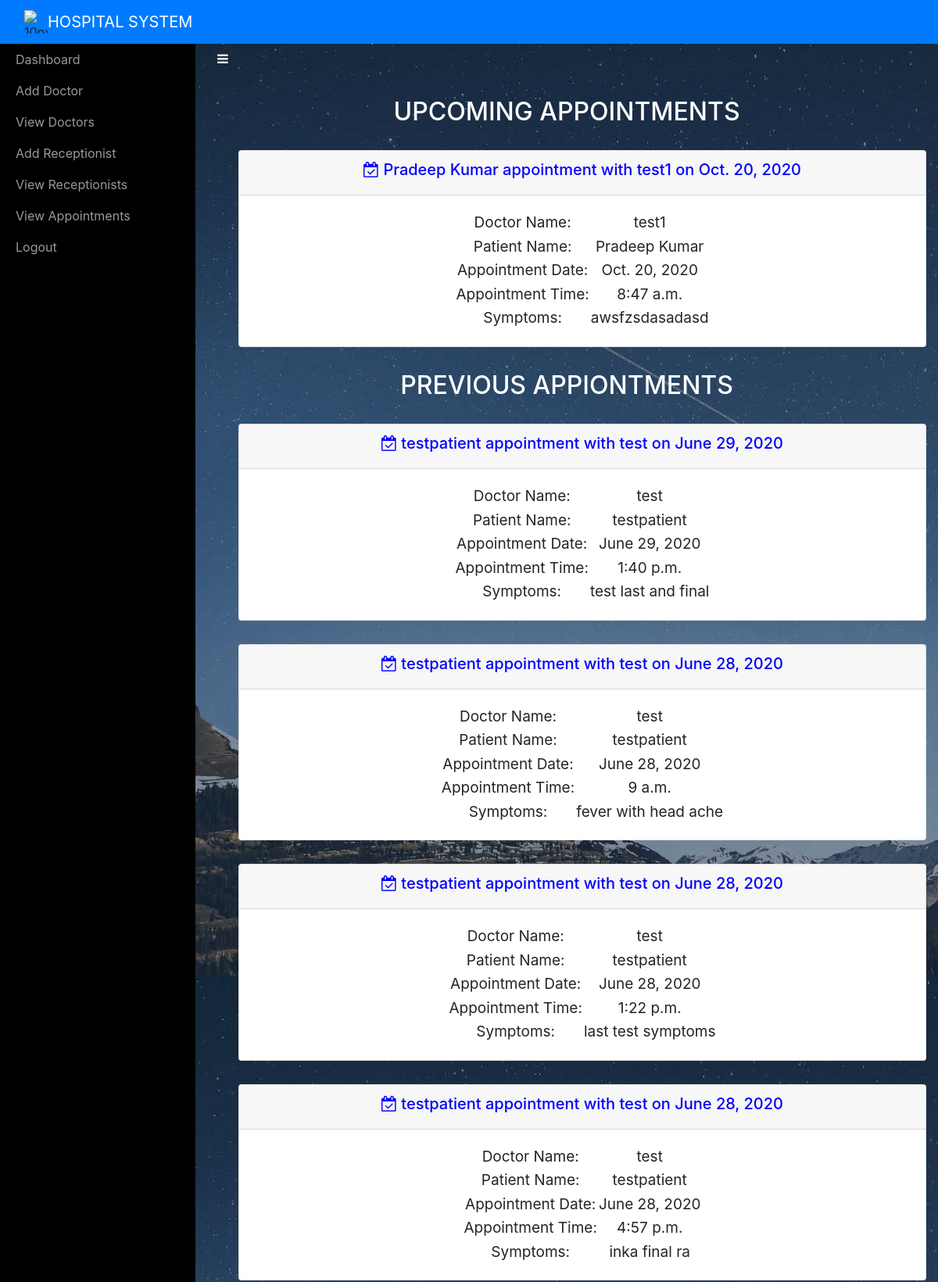
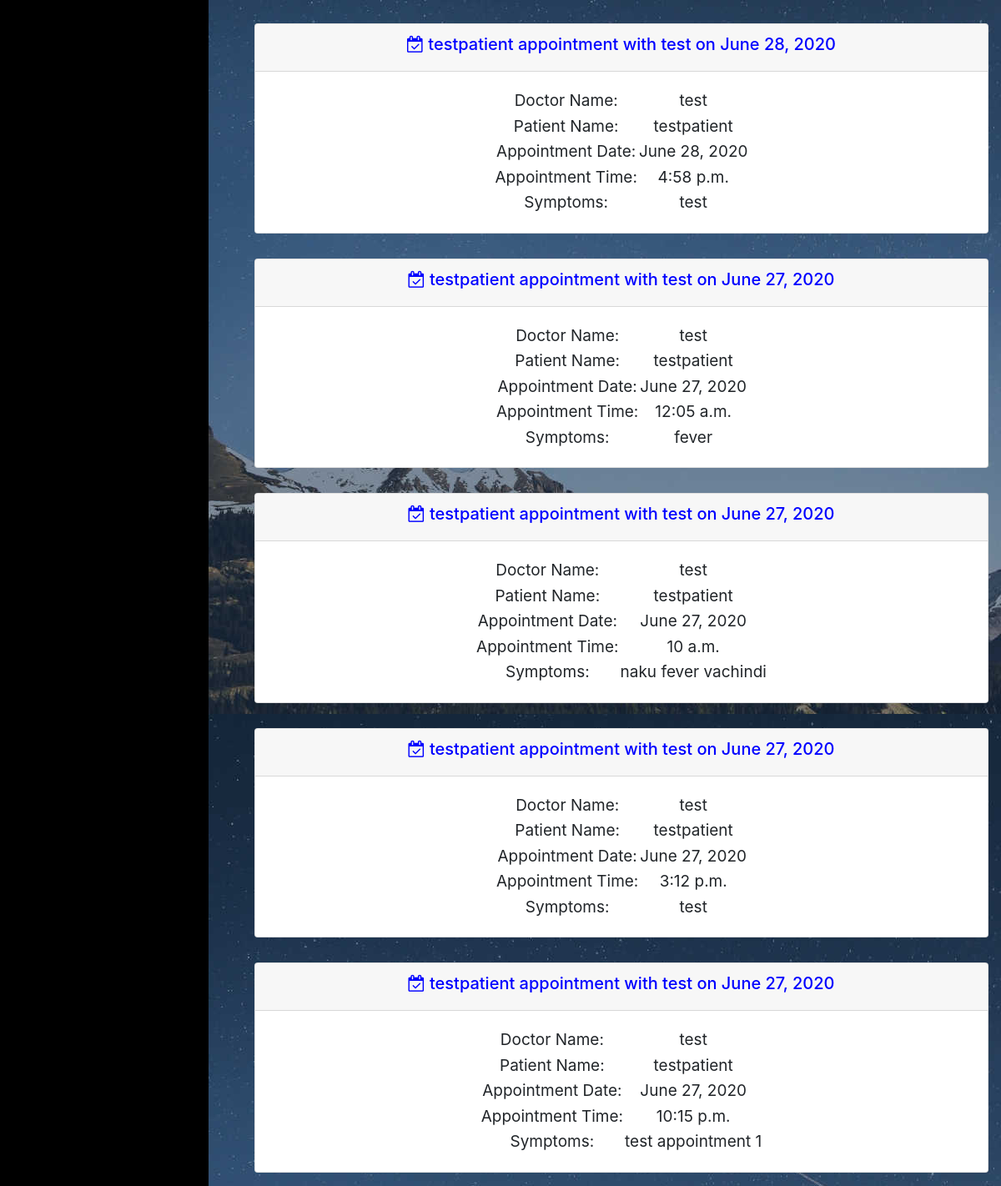
/adminviewAppointment/ (signed in), run on the app's committed database (2 pictures, top to bottom).
### sitehandler/models.py (models this page shows, shortened)
class Appointment(models.Model):
	doctorname = models.CharField(max_length=50)
	doctoremail = models.EmailField(max_length=50)
	patientname = models.CharField(max_length=50)
	patientemail = models.EmailField(max_length=50)
	appointmentdate = models.DateField(max_length=10)
	appointmenttime = models.TimeField(max_length=10)
	symptoms = models.CharField(max_length=100)
	status = models.BooleanField()
	prescription = models.CharField(max_length=200)

### sitehandler/views.py (the view)
# urls.py: path('adminviewAppointment/',adminviewAppointment,name='adminviewAppointment'),
def adminviewAppointment(request):
	if not request.user.is_staff:
		return redirect('login_admin')
	upcomming_appointments = Appointment.objects.filter(appointmentdate__gte=timezone.now(),status=True).order_by('appointmentdate')
	previous_appointments = Appointment.objects.filter(appointmentdate__lt=timezone.now()).order_by('-appointmentdate') | Appointment.objects.filter(status=False).order_by('-appointmentdate')
	d = { "upcomming_appointments" : upcomming_appointments, "previous_appointments" : previous_appointments }
	return render(request,'adminviewappointments.html',d)

### sitehandler/templates/adminviewappointments.html (shortened to what this page needs)
<!DOCTYPE html>
<html>
<head>
    {% include 'include.html' %}
    {% load static %}
</head>
<body style="background-image: url(&quot;{% static 'img/star-sky.jpg' %}&quot;);">
    {% include 'adminnav.html' %}
    <div id="wrapper">
        {% include 'admin_include.html' %}
        <div class="page-content-wrapper">
            <div class="container-fluid"><a class="btn btn-link" role="button" id="menu-toggle" href="#menu-toggle" style="color: white;"><i class="fa fa-bars"></i></a>
                <h2 class="text-center" style="color: white;">UPCOMING APPOINTMENTS</h2>
                <div class="text-center" role="tablist" id="accordion-1">
                    {% for i in upcomming_appointments %}
                    <ul class = "collapsible popout text-center" data-collapsible = "accordion">
                        <li class="card">
                            <div class = "card-header collapsible-header">
                                <h5 style="color:blue;"><a><i class="fa fa-calendar-check-o"></i>  {{ i.patientname }} appointment with {{ i.doctorname }} on {{i.appointmentdate}}</a></h5>
                            </div>
                            <div class = "card-body collapsible-body">
                                <table align="center" class="card-text" style="font-size: 19px;">
                                    <tr>
                                        <td>Doctor Name:</td>
                                        <td>{{i.doctorname}}</td>
                                    </tr>
                                    <tr>
                                        <td>Patient Name:</td>
                                        <td>{{i.patientname}}</td>
                                    </tr>
                                    <tr>
                                        <td>Appointment Date:</td>
                                        <td>{{i.appointmentdate}}</td>
                                    </tr>
                                    <tr>
                                        <td>Appointment Time:</td>
                                        <td>{{i.appointmenttime}}</td>
                                    </tr>
                                    <tr>
                                        <td>Symptoms:</td>
                                        <td>{{i.symptoms}}</td>
                                    </tr>
                                </table>
                            </div>
                        </li>
                    </ul>
                    {% endfor %}
                </div>
                <h2 class="text-center" style="color: white;">PREVIOUS APPIONTMENTS</h2>
                <div class="text-center" role="tablist" id="accordion-2">
                    {% for j in previous_appointments %}
                    <ul class = "collapsible popout text-center" data-collapsible = "accordion">
                        <li class="card">
                            <div class = "card-header collapsible-header">
                                <h5 style="color:blue;"><a><i class="fa fa-calendar-check-o"></i>  {{ j.patientname }} appointment with {{ j.doctorname }} on {{j.appointmentdate}}</a></h5>
                            </div>
                            <div class = "card-body collapsible-body">
                                <table align="center" class="card-text" style="font-size: 19px;">
                                    <tr>
                                        <td>Doctor Name:</td>
                                        <td>{{j.doctorname}}</td>
                                    </tr>
                                    <tr>
                                        <td>Patient Name:</td>
                                        <td>{{j.patientname}}</td>
                                    </tr>
                                    <tr>
                                        <td>Appointment Date:</td>
                                        <td>{{j.appointmentdate}}</td>
                                    </tr>
                                    <tr>
                                        <td>Appointment Time:</td>
                                        <td>{{j.appointmenttime}}</td>
                                    </tr>
                                    <tr>
                                        <td>Symptoms:</td>
                                        <td>{{j.symptoms}}</td>
                                    </tr>
                                </table>
                            </div>
                        </li>
                    </ul>
                    {% endfor %}
                </div>
            </div>
        </div>
    </div>
</body>
</html>

### sitehandler/templates/include.html (shortened to what this page needs)
{% load static %}
<link rel="stylesheet" href="{% static 'bootstrap/css/bootstrap.min.css' %}">
<link rel="stylesheet" href="{% static 'fonts/font-awesome.min.css' %}">
<link rel="stylesheet" href="{% static 'fonts/ionicons.min.css' %}">
<link rel="stylesheet" href="{% static 'css/back-to-top-scroll-1.css' %}">
<link rel="stylesheet" href="{% static 'css/back-to-top-scroll.cs' %}s">
<link rel="stylesheet" href="{% static 'css/Bold-BS4-Animated-Back-To-Top.css' %}">
<link rel="stylesheet" href="{% static 'css/cards.css' %}">
<link rel="stylesheet" href="https://cdnjs.cloudflare.com/ajax/libs/animate.css/3.5.2/animate.min.css">
<link rel="stylesheet" href="{% static 'css/Login-Form-Dark.css' %}">
<link rel="stylesheet" href="{% static 'css/Pretty-Registration-Form.css' %}">
<link rel="stylesheet" href="{% static 'css/Sidebar-Menu-1.css' %}">
<link rel="stylesheet" href="{% static 'css/Sidebar-Menu.css' %}">
<link rel="stylesheet" href="{% static 'css/styles.css' %}">

### sitehandler/templates/adminnav.html (shortened to what this page needs)
{% load static %}
<nav class="navbar navbar-dark navbar-expand-md sticky-top bg-primary float-none">
    <div class="container-fluid"><img src="{% static 'img/icon.png' %}" width="30px" height="30px" alt="10px"><a class="navbar-brand text-center" href="#" style="margin: 0px 0px;">HOSPITAL SYSTEM</a>
    </div>
</nav>

### sitehandler/templates/admin_include.html
<div id="sidebar-wrapper">
    <ul class="sidebar-nav">
        <li> <a href="{% url 'adminhome' %}">Dashboard</a></li>
        <li> <a href="{% url 'adminaddDoctor' %}">Add Doctor</a></li>
        <li> <a href="{% url 'adminviewDoctor' %}">View Doctors</a></li>
        <li> <a href="{% url 'adminaddReceptionist' %}">Add Receptionist</a></li>
        <li> <a href="{% url 'adminviewReceptionist' %}">View Receptionists</a></li>
        <li> <a href="{% url 'adminviewAppointment' %}">View Appointments</a></li>
        <li> <a href="{% url 'adminlogout' %}">Logout</a></li>
    </ul>
</div>

### sitehandler/static/css/Sidebar-Menu-1.css (style rules this page uses)
body { overflow-x: hidden; }
#wrapper { padding-left: 0; -webkit-transition: all 0.5s ease; -moz-transition: all 0.5s ease; -o-transition: all 0.5s ease; transition: all 0.5s ease; }
#sidebar-wrapper { z-index: 1000; position: fixed; left: 250px; width: 0; height: 100%; margin-left: -250px; overflow-y: auto; background: #000; -webkit-transition: all 0.5s ease; -moz-transition: all 0.5s ease; -o-transition: all 0.5s ease; transition: all 0.5s ease; }
.sidebar-nav { position: absolute; top: 0; width: 250px; margin: 0; padding: 0; list-style: none; }
.sidebar-nav li { text-indent: 20px; line-height: 40px; }
.sidebar-nav li a { display: block; text-decoration: none; color: #999999; }
@media (min-width:768px) { #wrapper { padding-left: 250px; } }
@media (min-width:768px) { #sidebar-wrapper { width: 250px; } }

### sitehandler/static/css/Sidebar-Menu.css (style rules this page uses)
#wrapper { padding-left: 0; -webkit-transition: all 0.5s ease; -moz-transition: all 0.5s ease; -o-transition: all 0.5s ease; transition: all 0.5s ease; }
#sidebar-wrapper { z-index: 1000; position: fixed; left: 250px; width: 0; height: 100%; margin-left: -250px; overflow-y: auto; background: #000; -webkit-transition: all 0.5s ease; -moz-transition: all 0.5s ease; -o-transition: all 0.5s ease; transition: all 0.5s ease; }
.sidebar-nav { position: absolute; top: 0; width: 250px; margin: 0; padding: 0; list-style: none; }
.sidebar-nav li { text-indent: 20px; line-height: 40px; }
.sidebar-nav li a { display: block; text-decoration: none; color: #999999; }
@media (min-width:768px) { #wrapper { padding-left: 250px; } }
@media (min-width:768px) { #sidebar-wrapper { width: 250px; } }

### sitehandler/static/css/styles.css (style rules this page uses)
.text-center { margin-top: 30px; }

### data on the page
Appointment: patientname "Pradeep Kumar", doctorname "test1", appointmentdate "Oct. 20, 2020", appointmenttime "8:47 a.m.", symptoms "awsfzsdasadasd"
Appointment: patientname "testpatient", doctorname "test", appointmentdate "June 29, 2020", appointmenttime "1:40 p.m.", symptoms "test last and final"
Appointment: patientname "testpatient", doctorname "test", appointmentdate "June 28, 2020", appointmenttime "9 a.m.", symptoms "fever with head ache"
Appointment: patientname "testpatient", doctorname "test", appointmentdate "June 28, 2020", appointmenttime "1:22 p.m.", symptoms "last test symptoms"
Appointment: patientname "testpatient", doctorname "test", appointmentdate "June 28, 2020", appointmenttime "4:57 p.m.", symptoms "inka final ra"
Appointment: patientname "testpatient", doctorname "test", appointmentdate "June 28, 2020", appointmenttime "4:58 p.m.", symptoms "test"
Appointment: patientname "testpatient", doctorname "test", appointmentdate "June 27, 2020", appointmenttime "12:05 a.m.", symptoms "fever"
Appointment: patientname "testpatient", doctorname "test", appointmentdate "June 27, 2020", appointmenttime "10 a.m.", symptoms "naku fever vachindi"
Appointment: patientname "testpatient", doctorname "test", appointmentdate "June 27, 2020", appointmenttime "3:12 p.m.", symptoms "test"
Appointment: patientname "testpatient", doctorname "test", appointmentdate "June 27, 2020", appointmenttime "10:15 p.m.", symptoms "test appointment 1"
